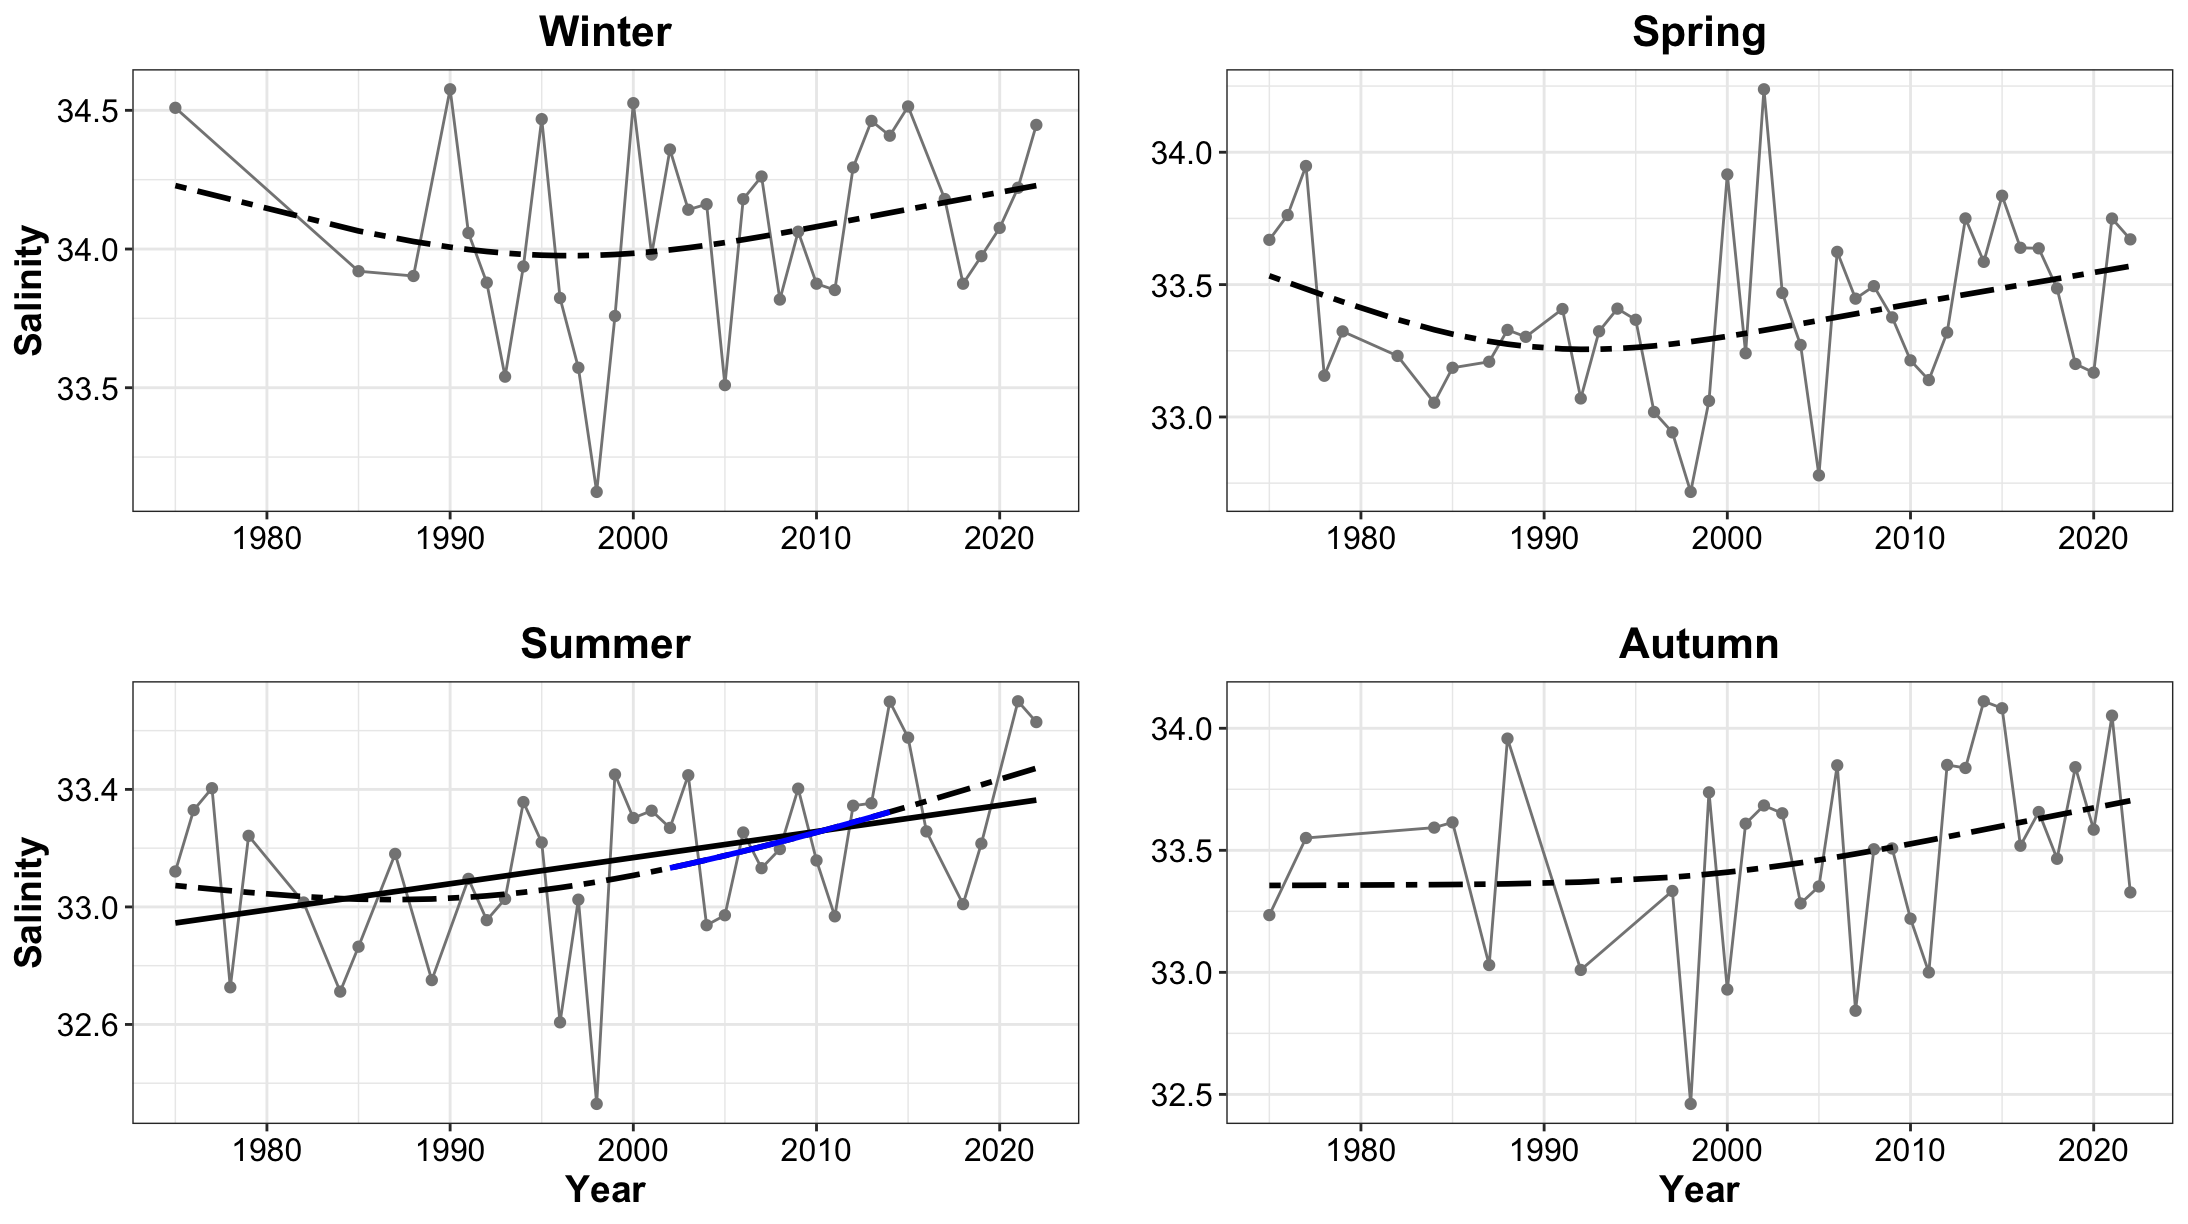

This figure's R source:
## Figures for Sea Surface Salinity Seasonally

## **Laura Gruenburg, lagruenburg@gmail.com**

#   **LAST UPDATED: December 29, 2023**

setwd("~/Desktop/NYB Indicators/Deriv")
source("Deriv.R")
library(mgcv)
library(ggplot2)
#library(mgcViz)


#######Load the datasets
setwd("~/Desktop/NYB Indicators/NYB_Indicators_Calculations/Final_Timeseries_Figures/Timeseries_Files_2023")
bsal<-read.csv("BSal_insitu_Dec_29_2023.csv", header = TRUE)
nyb = bsal[bsal$Loc == 'NYB',]
nyb$Val_I <- nyb$Intercept + nyb$Val

winter = nyb[nyb$season == 'winter',]
spring = nyb[nyb$season == 'spring',]
summer = nyb[nyb$season == 'summer',]
fall = nyb[nyb$season == 'fall',]


# WINTER

qwinter = quantile(winter$Val_I, probs = c(.30, .70))

# find the last 5 years mean
mn_winter5 = mean(winter$Val_I[winter$Year >= 2019])
# what quintile the data is in
mn_winter5 >qwinter

# Creat a GAM - adjust k and remember to check model
mod_w<- gam(Val_I ~ s(Year, k=5), data = winter)
summary(mod_w) #check out model
gam.check(mod_w)

pdata_w <- with(winter, data.frame(Year = Year))
p2_mod_w <- predict(mod_w, newdata = pdata_w,  type = "terms", se.fit = TRUE)
intercept_w = 34.06419   # look at p2_mod and extract the intercept
pdata_w <- transform(pdata_w, p2_mod_w = p2_mod_w$fit[,1], se2_w = p2_mod_w$se.fit[,1])

#  Now that we have the model prediction, the next step is to calculate the first derivative
#  Then determine which increases and decreases are significant
Term = "Year"
mod_w.d <- Deriv(mod_w, n=35) # n is the number of years
mod_w.dci <- confint(mod_w.d, term = Term)
mod_w.dsig <- signifD(pdata_w$p2_mod_w, d = mod_w.d[[Term]]$deriv,
                      +                    mod_w.dci[[Term]]$upper, mod_w.dci[[Term]]$lower)

# Take a quick look to make sure it appears ok before final plotting
plot(Val_I ~ Year, data = winter)
lines(Val_I ~ Year, data = winter)
lines(p2_mod_w+intercept_w ~ Year, data = pdata_w, type = "n")
lines(p2_mod_w+intercept_w ~ Year, data = pdata_w)
lines(unlist(mod_w.dsig$incr)+intercept_w ~ Year, data = pdata_w, col = "blue", lwd = 3)
lines(unlist(mod_w.dsig$decr)+intercept_w ~ Year, data = pdata_w, col = "red", lwd = 3)

linearMod_w<- lm(Val_I ~ Year, data=winter)
summary(linearMod_w)

wint_plot <- ggplot() + 
  geom_line(data = winter, aes(x = Year, y = Val_I), color = 'grey52') +
  geom_point(data = winter, aes(x = Year, y = Val_I), color = 'grey52') + 
  #geom_point(data = winter[42,], aes(x= Year, y = Val_I), shape = 17, size =3) +
  #geom_smooth(data = winter[19:81, ], aes(x = Year, y = Val_I), method = lm, se = FALSE, color = 'black') + 
  geom_line(data=pdata_w, aes(x = Year, y = p2_mod_w+intercept_w), se = FALSE, color = 'black', linetype = 'twodash', size = 1) + 
  #geom_line(data = pdata_w, aes(y = unlist(mod_w.dsig$incr)+intercept_w, x = Year), color = "blue", size = 1) + 
  #geom_line(data = pdata_w, aes(y = unlist(mod_w.dsig$decr)+intercept_w, x = Year), color = 'red', size = 1) + 
  theme_bw() +
  labs (y = bquote("Salinity"), x =' ',title = 'Winter') + 
  theme(plot.title=element_text(size = 16,face = 'bold',hjust = 0.5), axis.title=element_text(size = 14, face = 'bold'), axis.text= element_text(color = 'black', size = 12))

# SPRING

qspring = quantile(spring$Val_I, probs = c(.30, .70))

# find the last 5 years mean
mn_spring5 = mean(spring$Val_I[spring$Year >= 2019])
# what quintile the data is in
mn_spring5 >qspring

#the last spring Val_Iue is not averaging all the spring months so it looks anomalously low
#spring = spring[spring$X<77,]
# Creat a GAM - adjust k and remember to check model
mod_sp<- gam(Val_I ~ s(Year, k=5), data = spring)
summary(mod_sp) #check out model
gam.check(mod_sp)

pdata_sp <- with(spring, data.frame(Year = Year))
p2_mod_sp <- predict(mod_sp, newdata = pdata_sp,  type = "terms", se.fit = TRUE)
intercept_sp = 33.38917   # look at p2_mod and extract the intercept
pdata_sp <- transform(pdata_sp, p2_mod_sp = p2_mod_sp$fit[,1], se2_sp = p2_mod_sp$se.fit[,1])

#  Now that we have the model prediction, the next step is to calculate the first derivative
#  Then determine which increases and decreases are significant
Term = "Year"
mod_sp.d <- Deriv(mod_sp, n=43) # n is the number of years
mod_sp.dci <- confint(mod_sp.d, term = Term)
mod_sp.dsig <- signifD(pdata_sp$p2_mod_sp, d = mod_sp.d[[Term]]$deriv,
                       +                    mod_sp.dci[[Term]]$upper, mod_sp.dci[[Term]]$lower)

# Take a quick look to make sure it appears ok before final plotting
plot(Val_I ~ Year, data = spring)
lines(Val_I ~ Year, data = spring)
lines(p2_mod_sp+intercept_sp ~ Year, data = pdata_sp, type = "n")
lines(p2_mod_sp+intercept_sp ~ Year, data = pdata_sp)
lines(unlist(mod_sp.dsig$incr)+intercept_sp ~ Year, data = pdata_sp, col = "blue", lwd = 3)
lines(unlist(mod_sp.dsig$decr)+intercept_sp ~ Year, data = pdata_sp, col = "red", lwd = 3)

linearMod_sp<- lm(Val_I ~ Year, data=spring)
summary(linearMod_sp)

spr_plot <- ggplot() + 
  geom_line(data = spring, aes(x = Year, y = Val_I), color = 'grey52') +
  geom_point(data = spring, aes(x = Year, y = Val_I), color = 'grey52') + 
  #geom_point(data = spring[42,], aes(x= Year, y = Val_I), shape = 17, size =3) +
  #geom_smooth(data = spring[spring$Year > 1959, ], aes(x = Year, y = Val_I), method = lm, se = FALSE, color = 'black') + 
  geom_line(data=pdata_sp, aes(x = Year, y = p2_mod_sp+intercept_sp), se = FALSE, color = 'black', linetype = 'twodash', size = 1) + 
  #geom_line(data = pdata_sp, aes(y = unlist(mod_sp.dsig$incr)+intercept_sp, x = Year), color = "blue", size = 1) + 
  #geom_line(data = pdata_sp, aes(y = unlist(mod_sp.dsig$decr)+intercept_sp, x = Year), color = 'red', size = 1) + 
  theme_bw() +
  labs (y = bquote(" "), x = ' ', title = 'Spring') + 
  theme(plot.title=element_text(size = 16,face = 'bold',hjust = 0.5), axis.title=element_text(size = 14, face = 'bold'), axis.text= element_text(color = 'black', size = 12))

# SUMMER


qsummer = quantile(summer$Val_I, probs = c(.30, .70))

# find the last 5 years mean
mn_summer5 = mean(summer$Val_I[summer$Year >= 2019])
# what quintile the data is in
mn_summer5 >qsummer


# Creat a GAM - adjust k and remember to check model
mod_su<- gam(Val_I ~ s(Year, k=7), data = summer)
summary(mod_su) #check out model
gam.check(mod_su)

pdata_su <- with(summer, data.frame(Year = Year))
p2_mod_su <- predict(mod_su, newdata = pdata_su,  type = "terms", se.fit = TRUE)
intercept_su = 33.16406  # look at p2_mod and extract the intercept
pdata_su <- transform(pdata_su, p2_mod_su = p2_mod_su$fit[,1], se2_su = p2_mod_su$se.fit[,1])

#  Now that we have the model prediction, the next step is to calculate the first derivative
#  Then determine which increases and decreases are significant
Term = "Year"
mod_su.d <- Deriv(mod_su, n=40) # n is the number of years
mod_su.dci <- confint(mod_su.d, term = Term)
mod_su.dsig <- signifD(pdata_su$p2_mod_su, d = mod_su.d[[Term]]$deriv,
                       +                    mod_su.dci[[Term]]$upper, mod_su.dci[[Term]]$lower)

# Take a quick look to make sure it appears ok before final plotting
plot(Val_I ~ Year, data = summer)
lines(Val_I ~ Year, data = summer)
lines(p2_mod_su+intercept_su ~ Year, data = pdata_su, type = "n")
lines(p2_mod_su+intercept_su ~ Year, data = pdata_su)
lines(unlist(mod_su.dsig$incr)+intercept_su ~ Year, data = pdata_su, col = "blue", lwd = 3)
lines(unlist(mod_su.dsig$decr)+intercept_su ~ Year, data = pdata_su, col = "red", lwd = 3)

linearMod_su<- lm(Val_I ~ Year, data=summer)
summary(linearMod_su)

sum_plot <- ggplot() + 
  geom_line(data = summer, aes(x = Year, y = Val_I), color = 'grey52') +
  geom_point(data = summer, aes(x = Year, y = Val_I), color = 'grey52') + 
  #geom_point(data = summer[42,], aes(x= Year, y = Val_I), shape = 17, size =3) +
  geom_smooth(data = summer, aes(x = Year, y = Val_I), method = lm, se = FALSE, color = 'black') + 
  geom_line(data=pdata_su, aes(x = Year, y = p2_mod_su+intercept_su), se = FALSE, color = 'black', linetype = 'twodash', size = 1) + 
  geom_line(data = pdata_su, aes(y = unlist(mod_su.dsig$incr)+intercept_su, x = Year), color = "blue", size = 1) + 
  geom_line(data = pdata_su, aes(y = unlist(mod_su.dsig$decr)+intercept_su, x = Year), color = 'red', size = 1) + 
  theme_bw() +
  labs (y = bquote("Salinity"), x = 'Year', title = 'Summer') + 
  theme(plot.title=element_text(size = 16,face = 'bold',hjust = 0.5), axis.title=element_text(size = 14, face = 'bold'), axis.text= element_text(color = 'black', size = 12))

# FALL
qfall = quantile(fall$Val_I, probs = c(.30, .70))

# find the last 5 years mean
mn_fall5 = mean(fall$Val_I[fall$Year >= 2019])
# what quintile the data is in
mn_fall5 >qfall

# Creat a GAM - adjust k and remember to check model
#fall = fall[fall$Year < 2023, ]
#fall 2023 is incomplete, we only have data through early Nov.  Fall 2023 will be included next year
mod_fa<- gam(Val_I ~ s(Year, k=5), data = fall)
summary(mod_fa) #check out model
gam.check(mod_fa)

pdata_fa <- with(fall, data.frame(Year = Year))
p2_mod_fa <- predict(mod_fa, newdata = pdata_fa,  type = "terms", se.fit = TRUE)
intercept_fa = 33.49325   # look at p2_mod and extract the intercept
pdata_fa <- transform(pdata_fa, p2_mod_fa = p2_mod_fa$fit[,1], se2_fa = p2_mod_fa$se.fit[,1])

#  Now that we have the model prediction, the next step is to calculate the first derivative
#  Then determine which increases and decreases are significant
Term = "Year"
mod_fa.d <- Deriv(mod_fa, n=33) # n is the number of years
mod_fa.dci <- confint(mod_fa.d, term = Term)
mod_fa.dsig <- signifD(pdata_fa$p2_mod_fa, d = mod_fa.d[[Term]]$deriv,
                       +                    mod_fa.dci[[Term]]$upper, mod_fa.dci[[Term]]$lower)

# Take a quick look to make sure it appears ok before final plotting
plot(Val_I ~ Year, data = fall)
lines(Val_I ~ Year, data = fall)
lines(p2_mod_fa+intercept_fa ~ Year, data = pdata_fa, type = "n")
lines(p2_mod_fa+intercept_fa ~ Year, data = pdata_fa)
lines(unlist(mod_fa.dsig$incr)+intercept_fa ~ Year, data = pdata_fa, col = "blue", lwd = 3)
lines(unlist(mod_fa.dsig$decr)+intercept_fa ~ Year, data = pdata_fa, col = "red", lwd = 3)

linearMod_fa<- lm(Val_I ~ Year, data=fall)
summary(linearMod_fa)

fall_plot <- ggplot() + 
  geom_line(data = fall, aes(x = Year, y = Val_I), color = 'grey52') +
  geom_point(data = fall, aes(x = Year, y = Val_I), color = 'grey52') + 
  #geom_point(data = fall[41,], aes(x= Year, y = Val_I), shape = 17, size =3) +
  #geom_smooth(data = fall[fall$Year > 1959, ], aes(x = Year, y = Val_I), method = lm, se = FALSE, color = 'black') + 
  geom_line(data = pdata_fa, aes(x = Year, y = p2_mod_fa+intercept_fa), se = FALSE, color = 'black', linetype = 'twodash', size = 1) + 
  #geom_line(data = pdata_fa, aes(y = unlist(mod_fa.dsig$incr)+intercept_fa, x = Year), color = "blue", size = 1) + 
  #geom_line(data = pdata_fa, aes(y = unlist(mod_fa.dsig$decr)+intercept_fa, x = Year), color = 'red', size = 1) + 
  theme_bw() +
  labs (y = bquote(" "), x = 'Year', title = 'Autumn') + 
  theme(plot.title=element_text(size = 16,face = 'bold',hjust = 0.5), axis.title=element_text(size = 14, face = 'bold'), axis.text= element_text(color = 'black', size = 12))

# Now plot all 4 together
library(ggpubr)

ggarrange(wint_plot,spr_plot,sum_plot,fall_plot,nrow=2,ncol=2)
